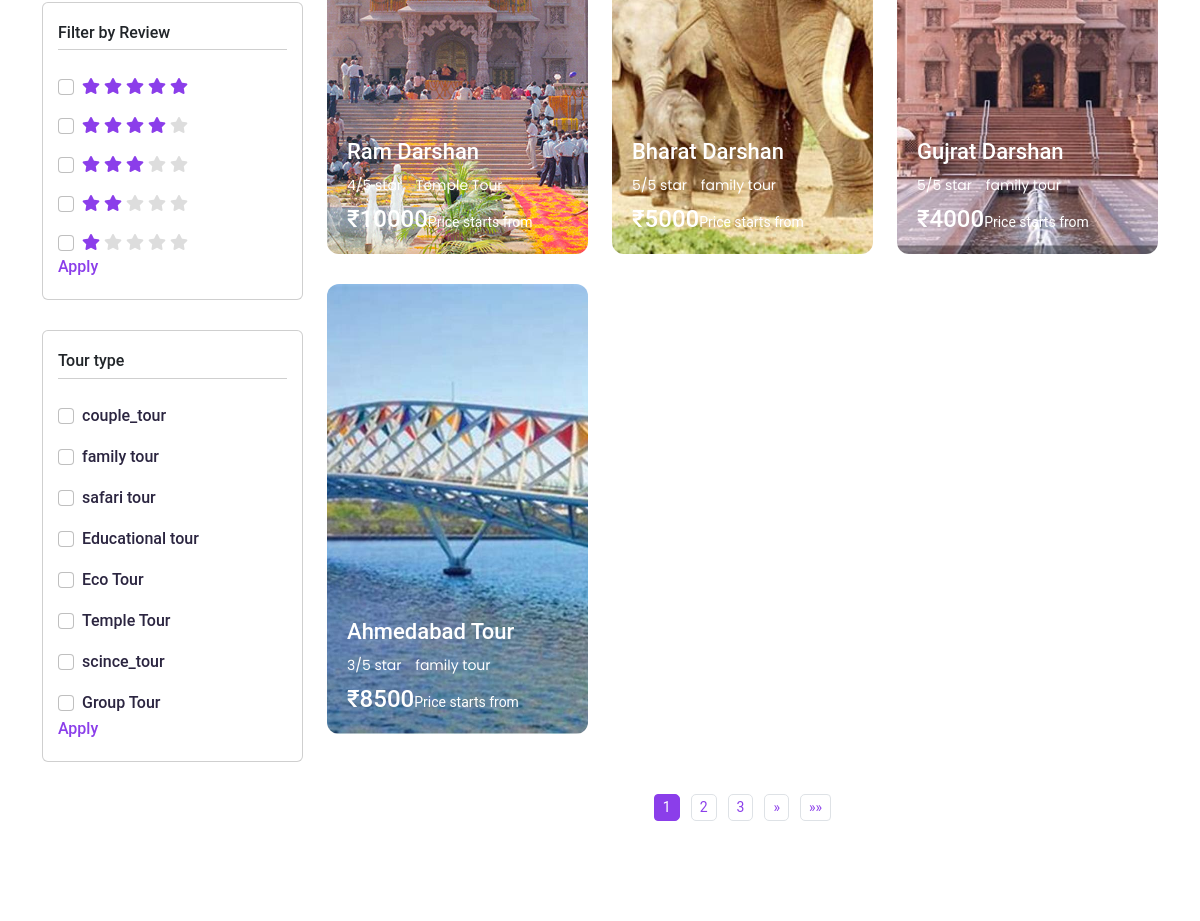
Page /tour/tour_search/ (middle part) on the earlier database version.
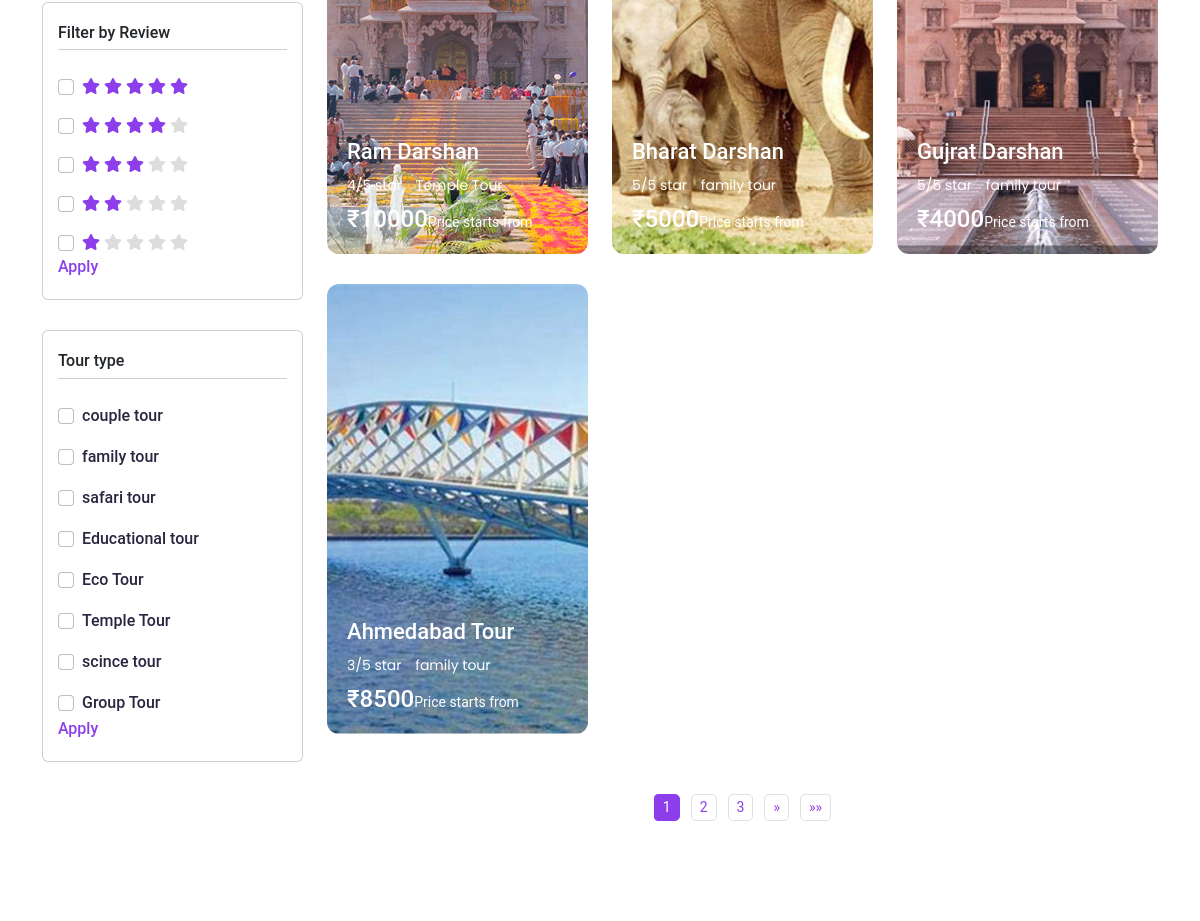
Same page on the later database version.
### tour/models.py (models this page shows, shortened)
class TourType(BaseModel):
    name = models.CharField(max_length=100)
    image = models.ImageField(upload_to='image/tour_type/', blank=True, null=True)
    def __str__(self) -> str:
        return str(self.name)
    class Meta:
        ordering = ('created_at',)

class Tour(BaseModel):
    name = models.CharField(max_length=200)
    tour_type = models.ForeignKey(TourType, on_delete=models.CASCADE, related_name='type')
    group_size = models.IntegerField(null=True, blank=True)
    city = models.ManyToManyField(City, related_name='citys')
    place = models.ManyToManyField(Place, related_name='places')
    map_link = models.URLField(max_length=500, blank=True, null=True)
    rating =models.IntegerField(null=True, default=0)
    overview = models.TextField(max_length=2000)
    no_of_day = models.IntegerField(default=0)
    itineraries = models.JSONField(default=dict)
    total_people = models.IntegerField(default=0, null=True, blank=True) # new added for custom tour people limit in place of group size
    tour_vehicle = models.ForeignKey(TourVehicle , on_delete=models.CASCADE, related_name='tour_vehicle', null=True, blank=True)
    tour_facility = models.ManyToManyField(TourFacility, related_name='facilitys')
    hotels = models.ManyToManyField(Hotel, related_name='hotels')
    buses = models.ManyToManyField(Bus, related_name='buss')
    start_date = models.DateField(default=None, null=True, blank=True)
    end_date = models.DateField(default = None, null=True, blank=True)
    tour_image = models.ImageField(upload_to='image/tour/', null=True, blank=True)
    image_2 = models.ImageField(upload_to='image/tour/', null=True, blank=True)
    image_3 = models.ImageField(upload_to='image/tour/', null=True, blank=True)
    total_price = models.IntegerField()
    tour_slug = AutoSlugField(populate_from='name', unique=True, null=True, default=None)
    class Meta:
        ordering = ('created_at',)

class TourImage(BaseModel):
    tour = models.ForeignKey(Tour, on_delete=models.CASCADE)
    image = models.ImageField(upload_to='image/tour/image')
    class Meta:
        ordering = ('created_at',)

### tour/views.py (the view)
# urls.py: path('tour_search/', TourUserListView.as_view(), name='tour_user_list'),
class TourUserListView(ListView):
    model = Tour
    context_object_name = 'tours'
    template_name = 'tour/tour_search.html'
    paginate_by = 4
    def get_queryset(self):
        queryset = super().get_queryset()
        tour_types = self.request.GET.get('tour_type')
        if tour_types:
            tour_type_ids = [int(i) for i in tour_types.split(',')]
            queryset = queryset.filter(tour_type_id__in=tour_type_ids)
        ratings = self.request.GET.get('ratings')
        if ratings:
            rating_list = ratings.split(",")
            queryset = queryset.filter(rating__in=rating_list)
        search_name = self.request.GET.get('search')
        if search_name:
            queryset = queryset.filter(Q(name__icontains=search_name))
        start_date = self.request.GET.get('start_date')
        if start_date:
            queryset = queryset.filter(Q(start_date=start_date) | Q(start_date__isnull=True))
        destination = self.request.GET.get('destination')
        if destination:
            queryset = queryset.filter(Q(city__name__icontains=destination) | Q(place__name__icontains=destination)).distinct()
        return queryset
    def get_context_data(self, **kwargs):
        context = super().get_context_data(**kwargs)
        tour_count = self.get_queryset().count()
        tour_list = self.get_queryset()
        paginator = Paginator(tour_list, self.paginate_by)
        page = self.request.GET.get('page')
        try:
            tours = paginator.page(page)
        except PageNotAnInteger:
            tours = paginator.page(1)
        except EmptyPage:
            tours = paginator.page(paginator.num_pages)
        tour_types = TourType.objects.all()
        tourtype = self.request.GET.get('tourtype', '')
        if tourtype:
            tourtype = [int(id) for id in tourtype.split(',')]
        context['search_destination'] = self.request.GET.get('destination', '')
        context['search_start_date'] = self.request.GET.get('start_date', '')
        context['tour_types'] = tour_types
        context['tour_count'] = tour_count
        context['tours'] = tours
        context['tourtype'] = tourtype
        context['ratings'] = self.request.GET.get('ratings', '')
        context['search_name'] = self.request.GET.get('search', '')
        return context

### templates/tour/tour_search.html (shortened to what this page needs)
{% load static %}
<!DOCTYPE html>
<html lang="zxx">
<head>
    {% include "css.html" %}
    <link rel="stylesheet" href="https://unpkg.com/@trevoreyre/autocomplete-js/dist/style.css"/>
</head>
<body>
    <section id="top_testinations" class="section_padding">
        <div class="container">
            <div class="row">
                <div class="col-lg-3">
                    <div class="left_side_search_area">
                        <div class="left_side_search_boxed">
                            <div class="left_side_search_heading">
                                <h5>Filter by Review</h5>
                            </div>
                            <div class="filter_review">
                                <form class="review_star">
                                    <div class="form-check">
                                        <input class="form-check-input review-checkbox" type="checkbox" value="5" id="five-star"{% if '5' in ratings %} checked {% endif %}>
                                        <label class="form-check-label" for="five-star">
                                            <i class="fas fa-star color_theme"></i>
                                            <i class="fas fa-star color_theme"></i>
                                            <i class="fas fa-star color_theme"></i>
                                            <i class="fas fa-star color_theme"></i>
                                            <i class="fas fa-star color_theme"></i>
                                        </label>
                                    </div>
                                    <div class="form-check">
                                        <input class="form-check-input review-checkbox" type="checkbox" value="4" id="five-star" {% if '4' in ratings %} checked {% endif %}>
                                        <label class="form-check-label" for="four-star">
                                            <i class="fas fa-star color_theme"></i>
                                            <i class="fas fa-star color_theme"></i>
                                            <i class="fas fa-star color_theme"></i>
                                            <i class="fas fa-star color_theme"></i>
                                            <i class="fas fa-star color_asse"></i>
                                        </label>
                                    </div>
                                    <div class="form-check" >
                                        <input class="form-check-input review-checkbox" type="checkbox" value="3" id="five-star" {% if '3' in ratings %} checked {% endif %}>
                                        <label class="form-check-label" for="three-star">
                                            <i class="fas fa-star color_theme"></i>
                                            <i class="fas fa-star color_theme"></i>
                                            <i class="fas fa-star color_theme"></i>
                                            <i class="fas fa-star color_asse"></i>
                                            <i class="fas fa-star color_asse"></i>
                                        </label>
                                    </div>
                                    <div class="form-check">
                                        <input class="form-check-input review-checkbox" type="checkbox" value="2" id="five-star" {% if '2' in ratings %} checked {% endif %}>
                                        <label class="form-check-label" for="two-star">
                                            <i class="fas fa-star color_theme"></i>
                                            <i class="fas fa-star color_theme"></i>
                                            <i class="fas fa-star color_asse"></i>
                                            <i class="fas fa-star color_asse"></i>
                                            <i class="fas fa-star color_asse"></i>
                                        </label>
                                    </div>
                                    <div class="form-check">
                                        <input class="form-check-input review-checkbox" type="checkbox" value="1" id="five-star" {% if '1' in ratings %} checked {% endif %}>
                                        <label class="form-check-label" for="one-star">
                                            <i class="fas fa-star color_theme"></i>
                                            <i class="fas fa-star color_asse"></i>
                                            <i class="fas fa-star color_asse"></i>
                                            <i class="fas fa-star color_asse"></i>
                                            <i class="fas fa-star color_asse"></i>
                                        </label>
                                    </div>
                                </form>
                                <button class="apply-review apply" type="button">Apply</button>
                            </div>
                        </div>
                        <div class="left_side_search_boxed">
                            <div class="left_side_search_heading">
                                <h5>Tour type</h5>
                            </div>
                            <div class="tour_search_type">
                                {% for tour_type in tour_types %}
                                    <div class="form-check">
                                        <input class="form-check-input tour-type-checkbox" type="checkbox" value="{{tour_type.id}}" id="tourType{{tour_type.id}}" {% if tour_type.id in tourtype %} checked {% endif %} >
                                        <label class="form-check-label " for="tourType{{tour_type.id}}">
                                            <span class="area_flex_one">
                                                <span>{{ tour_type.name }}</span>
                                            </span>
                                        </label>
                                    </div>
                                {% endfor %}
                            </div>
                            <button class="apply-tour-type apply" type="button">Apply</button>
                        </div>
                    </div>
                </div>
                <div class="col-lg-9">
                    <div class="row">
                        {% for tour in tours %}
                        <div class="col-lg-4 col-md-6 col-sm-6 col-12">
                            <div class="top_destinations_box img_hover">
                                {% if tour.tourimage_set.all %}
                                {% with tour.tourimage_set.last as last_image %}
                                <a href="{% url 'tour_detail' slug=tour.tour_slug %}"><img class="tour-image" src="{{ last_image.image.url }}" alt="img"></a>
                                {% endwith %}
                                {% else %}
                                <a href="{% url 'tour_detail' slug=tour.tour_slug %}"><img class="tour-image" src="{{ last_image.image.url }}"alt="img"></a>
                                {% endif %}
                                <div class="top_destinations_box_content">
                                    <h4><a href="{% url 'tour_detail' slug=tour.tour_slug %}">{{ tour.name }}</a></h4>
                                    <p><span class="review_rating">{{ tour.rating }}/5 star</span>
                                        <span class="review_count">{{ tour.tour_type }}</span></p>
                                    <h3>₹{{ tour.total_price }}<span>Price starts from</span></h3>
                                </div>
                            </div>
                        </div>
                        {% endfor %}
                        <div class="col-lg-12">
                            <div class="pagination_area">
                                <ul class="pagination">
                                    {% for page_num in tours.paginator.page_range %}
                                        {% if tours.number == page_num %}
                                            <li class="page-item active"><span class="page-link">{{ page_num }}</span></li>
                                        {% else %}
                                            <li class="page-item"><a class="page-link" href="?page={{ page_num }}">{{ page_num }}</a></li>
                                        {% endif %}
                                    {% endfor %}
                                    {% if tours.has_next %}
                                        <li class="page-item">
                                            <a class="page-link" href="?page={{ tours.next_page_number }}{% if ratings %}&ratings={{ ratings }}{% endif %}{% if search_name %}&search={{ search_name }}{% endif %}" aria-label="Next">
                                                <span aria-hidden="true">&raquo;</span>
                                            </a>
                                        </li>
                                        <li class="page-item">
                                            <a class="page-link" href="?page={{ tours.paginator.num_pages }}{% if ratings %}&ratings={{ ratings }}{% endif %}{% if search_name %}&search={{ search_name }}{% endif %}" aria-label="Last">
                                                <span aria-hidden="true">&raquo;&raquo;</span>
                                            </a>
                                        </li>
                                    {% endif %}
                                </ul>
                            </div>
                        </div>
                    </div>
                </div>
            </div>
        </div>
    </section>
</body>
</html>

### templates/css.html (shortened to what this page needs)
{% load static %}
<link rel="stylesheet" href="{% static 'assets/css/bootstrap.min.css' %}">
<link rel="stylesheet" href="{% static 'assets/css/animate.min.css' %}">
<link rel="stylesheet" href="{% static 'assets/css/fontawesome.all.min.css' %}" >
<link rel="stylesheet" href="https://cdn.jsdelivr.net/npm/bootstrap-icons@1.11.3/font/bootstrap-icons.min.css">
<link rel="stylesheet" href="{% static 'assets/css/popup.css' %}">
<link rel="stylesheet" href="{% static 'assets/css/owl.carousel.min.css' %}">
<link rel="stylesheet" href="{% static 'assets/css/owl.theme.default.min.css' %}">
<link rel="stylesheet" type="text/css" href="{% static 'assets/css/slick.min.css' %}" />
<link rel="stylesheet" href="{% static 'assets/css/nouislider.css' %}" />
<link rel="stylesheet" href="{% static 'assets/css/navber.css' %}">
<link rel="stylesheet" href="{% static 'assets/css/meanmenu.css' %}">
<link rel="stylesheet" href="{% static 'assets/css/style.css' %}">
<link rel="stylesheet" href="{% static 'assets/css/responsive.css' %}">

### templates/header.html (shortened to what this page needs)
{% load static %}

### templates/footer.html (shortened to what this page needs)
{% load static %}

### templates/tour/tour_search.html (style rules this page uses)
.tour-image { height: 450px; width:222px; object-fit: cover; }

Differences in the rows shown:
changed TourType: name "couple_tour" → "couple tour"
changed TourType: name "scince_tour" → "scince tour"
